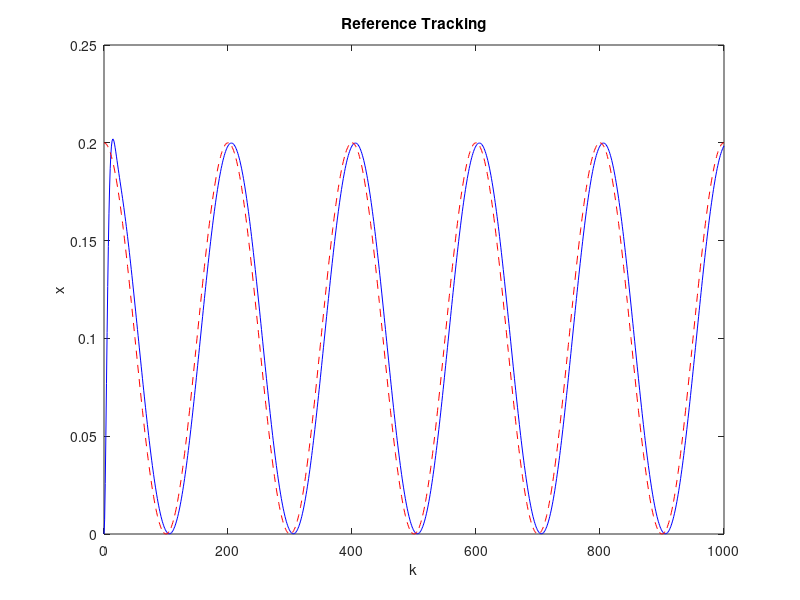
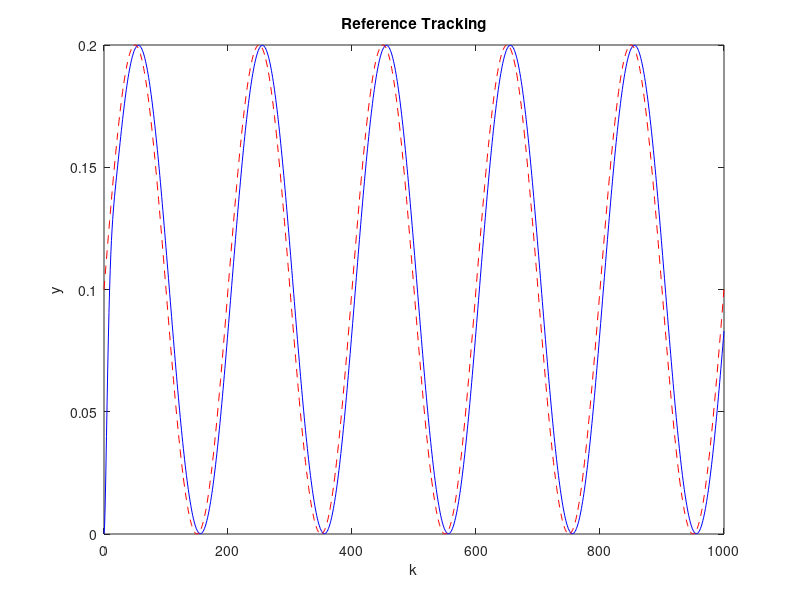
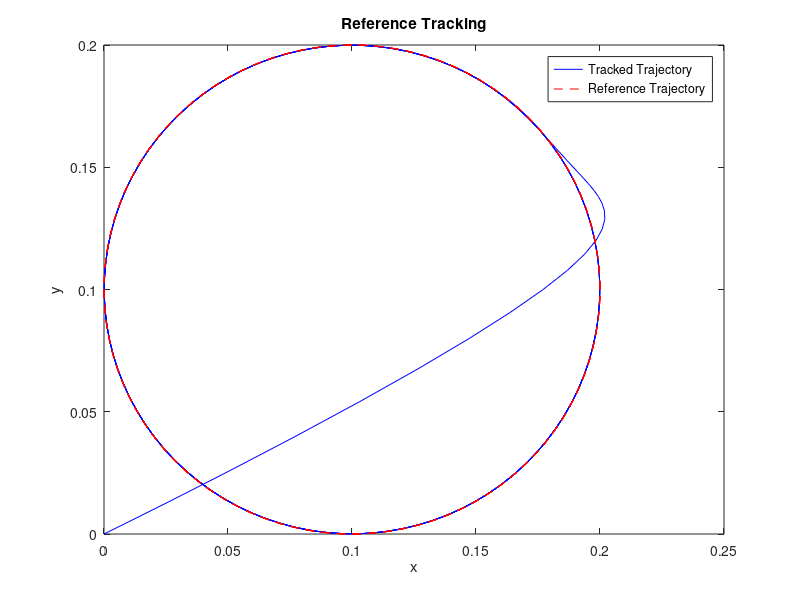
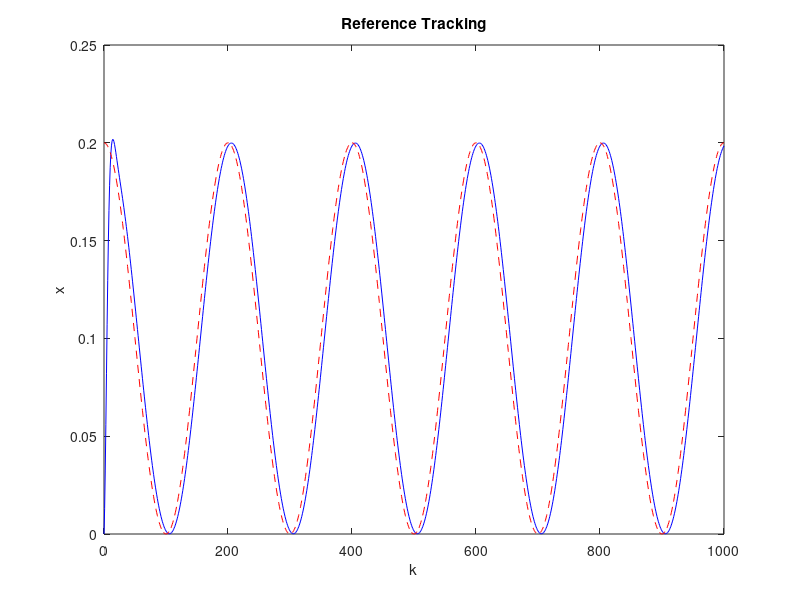

Here is the MATLAB script that generated these plots, in order:
clear all; close all;
g = 9.81;
Ac = [0 1 0 0;0 0 0 0; 0 0 0 1;0 0 0 0];
Bc = (-5/7)*g*[0 0 ;1 0;0 0; 0 1];
Cc = [1 0 0 0; 0 0 1 0];
Dc = [0 0 ;0 0 ];
x0 = [0;0;0;0]; % Initial point

Ts = 0.1;
ss_c = ss(Ac,Bc,Cc,Dc); % state space definition 
ss_d = c2d(ss_c,Ts,'zoh'); %discritization using matlab function 
A = ss_d.A;
B = ss_d.B;
C = ss_d.C;
D = ss_d.D;
[nx,nu] = size(B);

ctrb_M = ctrb(A,B);

Q = [5 0 0 0; 0 0.1 0 0; 0 0 5 0;0 0 0 0.1];
R = [3 0;0 3];
[K,P,~] = dlqr(A,B,Q,R); % In MATLAB documentation, u(k)=-Kx(k)
K_lqr = -K; % In this lecture, we use the form u(k)=+Kx(k)

k_sim = 1000;
t= Ts*(0:k_sim); % Time vector
r = 0.1; % Radius of the circular reference trajectory
T = 20; % Period of the circular reference trajectory
x_center = 0.1;
y_center = 0.1;
x_ref = [r*cos(2*pi*t/T); zeros(1, k_sim+1); r*sin(2*pi*t/T); zeros(1, k_sim+1)]; % Reference trajectory

x_ref(1,:) = x_ref(1,:) + x_center; % Add x-coordinate of the center
x_ref(3,:) = x_ref(3,:) + y_center; % Add y-coordinate of the center
 %time steps 
xk = [x0 zeros(nx,k_sim)]; %constructing the displacment matrix including I.c
uk = zeros(nu,k_sim); %constructing the velocity matrix
error = zeros(nx,k_sim+1);
for k = 1:k_sim
    track_error = xk(:,k) - x_ref(:,k);
    error(:,k)= track_error;
    uk(:,k) = K_lqr*track_error; % constructing U based on the control law eq.
    xk(:,k+1) = A*xk(:,k)+B*uk(:,k); % constructing X based on the S.S eq.
end

figure(1)
plot(0:k_sim, xk(1,:), 'b', 0:k_sim, x_ref(1,:), 'r--') % Plot x component of the state and reference trajectory
title('Reference Tracking');
xlabel('k');
ylabel('x');

figure(2)
plot(0:k_sim, xk(3,:), 'b', 0:k_sim, x_ref(3,:), 'r--') % Plot y component of the state and reference trajectory
title('Reference Tracking');
xlabel('k');
ylabel('y');

figure(3)
plot(xk(1,:), xk(3,:), 'b', x_ref(1,:), x_ref(3,:), 'r--') % Plot the trajectory in the xy plane
title('Reference Tracking');
xlabel('x');
ylabel('y');
legend('Tracked Trajectory', 'Reference Trajectory');


%% Applying input saturation to allow linearity:

clear all; close all;
g = 9.81;
Ac = [0 1 0 0;0 0 0 0; 0 0 0 1;0 0 0 0];
Bc = (-5/7)*g*[0 0 ;1 0;0 0; 0 1];
Cc = [1 0 0 0; 0 0 1 0];
Dc = [0 0 ;0 0 ];
x0 = [0;0.1;0;0.2]; % Initial point

Ts = 0.1;
ss_c = ss(Ac,Bc,Cc,Dc); % state space definition 
ss_d = c2d(ss_c,Ts,'zoh'); %discritization using matlab function 
A = ss_d.A;
B = ss_d.B;
C = ss_d.C;
D = ss_d.D;
[nx,nu] = size(B);

ctrb_M = ctrb(A,B);

Q = [5 0 0 0; 0 0.1 0 0; 0 0 5 0;0 0 0 0.1];
R = [3 0;0 3];
[K,P,~] = dlqr(A,B,Q,R); % In MATLAB documentation, u(k)=-Kx(k)
K_lqr = -K; % In this lecture, we use the form u(k)=+Kx(k)

k_sim = 1000;
t= Ts*(0:k_sim); % Time vector
r = 0.1; % Radius of the circular reference trajectory
T = 20; % Period of the circular reference trajectory
x_center = 0.1;
y_center = 0.1;
x_ref = [r*cos(2*pi*t/T); zeros(1, k_sim+1); r*sin(2*pi*t/T); zeros(1, k_sim+1)]; % Reference trajectory

x_ref(1,:) = x_ref(1,:) + x_center; % Add x-coordinate of the center
x_ref(3,:) = x_ref(3,:) + y_center; % Add y-coordinate of the center
 %time steps 
xk = [x0 zeros(nx,k_sim)]; %constructing the displacment matrix including I.c
uk = zeros(nu,k_sim); %constructing the velocity matrix
for k = 1:k_sim
    track_error = xk(:,k) - x_ref(:,k);
    uk(:,k) = K_lqr*track_error; % constructing U based on the control law eq.
    uk(:,k) = min(max(uk(:,k),((-5*pi)/180)*ones(nu,1)),((5*pi)/180)*ones(nu,1));
    xk(:,k+1) = A*xk(:,k)+B*uk(:,k); % constructing X based on the S.S eq.
end

figure(4)
plot(0:k_sim, xk(1,:), 'b', 0:k_sim, x_ref(1,:), 'r--') % Plot x component of the state and reference trajectory
title('Reference Tracking');
xlabel('k');
ylabel('x');

figure(5)
plot(0:k_sim, xk(3,:), 'b', 0:k_sim, x_ref(3,:), 'r--') % Plot y component of the state and reference trajectory
title('Reference Tracking');
xlabel('k');
ylabel('y');

figure(6)
plot(xk(1,:), xk(3,:), 'b', x_ref(1,:), x_ref(3,:), 'r--') % Plot the trajectory in the xy plane
title('Reference Tracking');
xlabel('x');
ylabel('y');

legend('Tracked Trajectory', 'Reference Trajectory');

